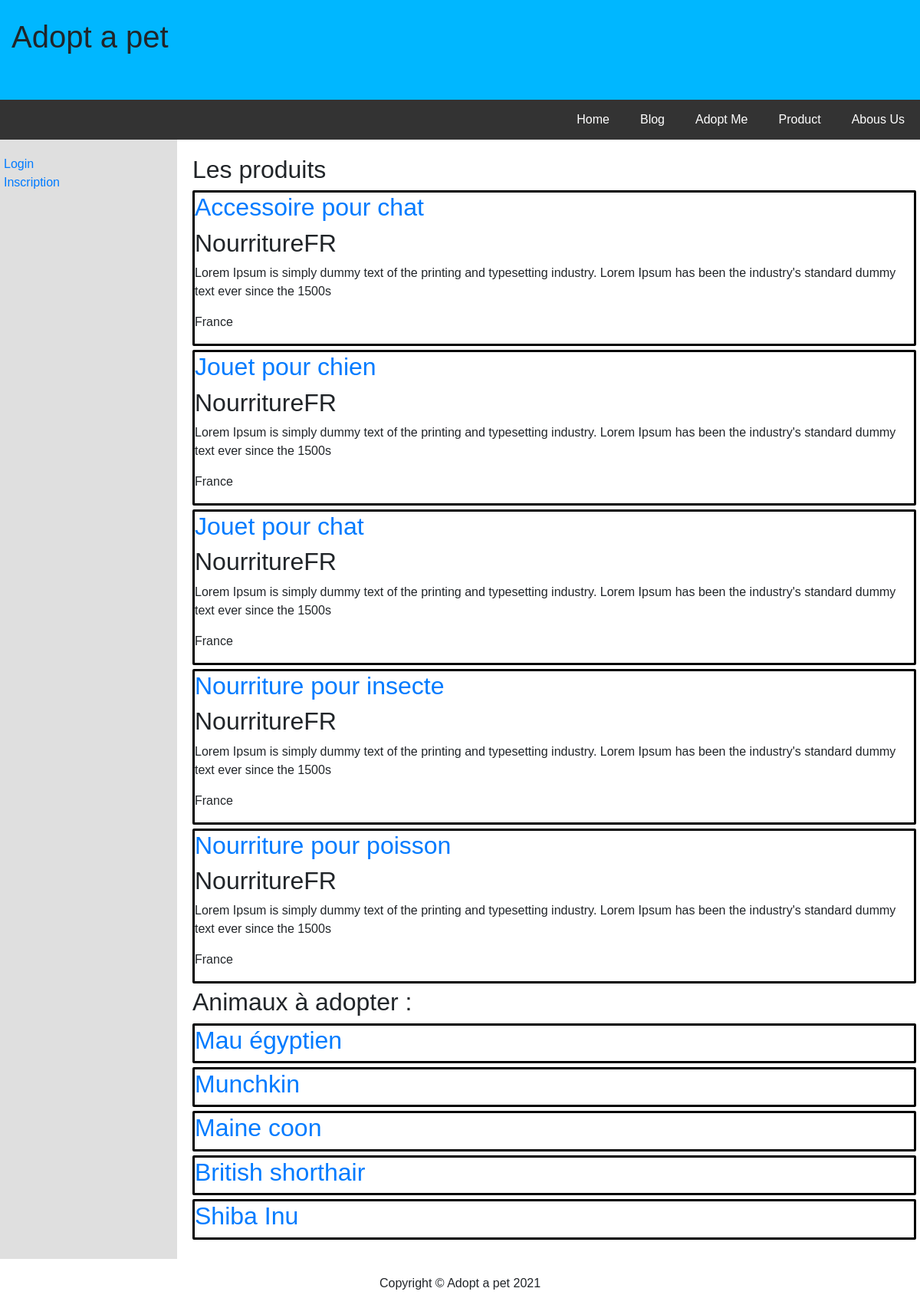
The page / on the database its author committed.
### tables this page shows
CREATE TABLE IF NOT EXISTS `produit` (
  `Id_produit` int NOT NULL AUTO_INCREMENT,
  `Nom_produit` varchar(50) NOT NULL,
  `Quantite_produit` int NOT NULL,
  `Poids_produit` decimal(15,2) NOT NULL,
  `Type_produit` varchar(50) NOT NULL,
  `Prix_produit` decimal(15,2) NOT NULL,
  `Description_produit` varchar(255) DEFAULT NULL,
  `Marque_produit` varchar(50) DEFAULT NULL,
  `Origine_produit` varchar(50) DEFAULT NULL,
  `Date_publier` datetime NOT NULL,
  `Id_familleproduit` int DEFAULT NULL,
  `Id_utilisateur` int DEFAULT NULL,
  PRIMARY KEY (`Id_produit`),
  KEY `Id_familleproduit` (`Id_familleproduit`),
  KEY `Id_utilisateur` (`Id_utilisateur`)
);

CREATE TABLE IF NOT EXISTS `animaux` (
  `Id_animal` int NOT NULL AUTO_INCREMENT,
  `Nom_animal` varchar(50) NOT NULL,
  `Age` int NOT NULL,
  `Date_naissance` date NOT NULL,
  `Poids_animal` decimal(15,2) NOT NULL,
  `Type_animal` varchar(50) NOT NULL,
  `Description_animal` varchar(255) DEFAULT NULL,
  `Origine_animal` varchar(50) DEFAULT NULL,
  `Adopter` tinyint(1) NOT NULL,
  `Date_adoption` datetime DEFAULT NULL,
  `Id_familleanimaux` int DEFAULT NULL,
  `Id_utilisateur` int DEFAULT NULL,
  PRIMARY KEY (`Id_animal`),
  KEY `Id_familleanimaux` (`Id_familleanimaux`),
  KEY `Id_utilisateur` (`Id_utilisateur`)
);

### core/Defaut/DefaultController.php (called while the page is built, shortened)
<?php
abstract class DefaultController{
    public function render($path, $attributes = [])
    {
        extract($attributes);
        include ROOT . "templates/$path.php";
    }
}

### src/Controller/HomeController.php (called while the page is built, shortened)
<?php
class HomeController extends DefaultController{
    public function __construct(){
        $this->db = new Database();
    }
    public function index()
    {
        $results = $this->db->getData("SELECT * FROM Produit ORDER BY Id_produit DESC limit 5", "Produit");
        $animaux = $this->db->getData("SELECT * FROM Animaux WHERE Adopter = False ORDER BY Id_animal DESC limit 5", "Animaux");
        $this->render("base", [
            "results" => $results,
            "animaux" => $animaux
        ]);
    }
}

### public/Index.php (called while the page is built, shortened)
<?php
require ROOT. "router/router.php";

### config/config.php (called while the page is built)
<?php
$config = [
    "host" => "localhost",
    "dbname" => "poophpsite",
    "user" => "root",
    "pwd" => ""
];

### core/Database/Database.php (called while the page is built, shortened)
<?php
class Database {
    private $host;
    private $dbname;
    private $user;
    private $pwd;
    private $pdo;
    public function __construct(){
        try {
            $this->pdo = new \PDO("mysql:host=$this->host;dbname=$this->dbname;port=3308", $this->user, $this->pwd, [
                \PDO::ATTR_ERRMODE => \PDO::ERRMODE_EXCEPTION
            ]);
        } catch (\PDOException $e) {
            echo $e->getMessage();
        }
    }
    private function getConfig(){
        require ROOT . "config/config.php";
    }
    public function getData(string $statement, $classe, $one = false){
        $query = $this->pdo->query($statement, \PDO::FETCH_CLASS, "App\Entity\\".$classe);
        $data = "";
        if($one){
            $data = $query->fetch();
        } else {
            $data = $query->fetchAll();
        }
        return $data;
    }
}

### src/Entity/Produit.php (called while the page is built, shortened)
<?php
class Produit extends DefaultEntity{
    private $Id_produit;
    private $Nom_produit;
    private $Description_produit;
    private $Marque_produit;
    private $Origine_produit;
    public function getIdProduit()
    {
        return $this->Id_produit;
    }
    public function getNomProduit()
    {
        return $this->Nom_produit;
    }
    public function getDescriptionProduit()
    {
        return $this->Description_produit;
    }
    public function getMarqueProduit()
    {
        return $this->Marque_produit;
    }
    public function getOrigineProduit()
    {
        return $this->Origine_produit;
    }
}

### src/Entity/Animaux.php (called while the page is built, shortened)
<?php
class Animaux extends DefaultEntity{
    private $Id_animal;
    private $Nom_animal;
    private $Adopter;
    public function getId_animal()
    {
        return $this->Id_animal;
    }
    public function getNomAnimal()
    {
        return $this->Nom_animal;
    }
    public function getAdopter()
    {
        return $this->Adopter;
    }
}

### templates/base.php (the view, shortened to what this page needs)
<?php
require_once ROOT. "templates/header.php";
?>
<h2>Les produits</h2>
<?php foreach( $results as $result): ?>
<div class="article">
    <h2><a href="index.php?method=getProduit&id=<?= $result->getIdProduit() ?>"><?= $result->getNomProduit() ?></a></h2>
    <h2><?= $result->getMarqueProduit() ?></h2>
    <p><?= $result->getDescriptionProduit() ?></p>
    <p><?= $result->getOrigineProduit() ?></p>
</div>
<?php endforeach ?>
<h2>Animaux à adopter :</h2>
<?php foreach( $animaux as $animal):?>
    <?php if (!$animal->getAdopter()):?>
        <div class="animaux">
            <h2><a href="index.php?method=getAnimal&id=<?= $animal->getId_animal() ?>"><?= $animal->getNomAnimal() ?></a></h2>
        </div>
    <?php endif; ?>
<?php endforeach ?>
<?php
require_once ROOT. "templates/footer.php";
?>

### router/router.php (shortened to what this page needs)
<?php
if(!empty($_GET) && isset($_GET["method"])){
    if($_GET["method"] === "getArticles"){
        $controller = new ArticleController();
        $controller->index();
    } else if($_GET["method"] === "getArticle" && isset($_GET["id"])) {
        $controller = new ArticleController();
        $controller->single($_GET["id"]);
    } else if($_GET["method"] === "getProduits"){
        $controller = new ProduitController();
        $controller->index();
    } else if($_GET["method"] === "getProduit" && isset($_GET["id"])) {
        $controller = new ProduitController();
        $controller->single($_GET["id"]);
    } else if($_GET["method"] === "createProduit"){
        $controller = new ProduitController();
        $controller->create($_POST);
    }else if($_GET["method"] === "updateProduit" && isset($_GET["id"])){
        $controller = new ProduitController();
        $controller->update($_GET["id"],$_POST);
    }else if($_GET["method"] === "deleteProduit" && isset($_GET["id"])){
        $controller = new ProduitController();
        $controller->delete($_GET["id"]);
    } else if($_GET["method"] === "dons"){
        $controller = new DonsController();
        $controller->create($_POST);
    } else if($_GET["method"] === "donsAdmin"){
        $controller = new DonsController();
        $controller->index();
    }  else if ($_GET["method"] === "getAnimaux") {
        $controller = new AnimauxController;
        $controller->list();
    } else if ($_GET["method"] === "getAnimal" && isset($_GET["id"])) {
        $controller = new AnimauxController;
        $controller->single($_GET["id"]);
    } else if ($_GET["method"] === "createAnimal") {
        $controller = new AnimauxController;
        $controller->create($_POST);
    } else if ($_GET["method"] === "AdoptAnimal" && isset($_GET["id"])) {
        $controller = new AnimauxController;
        $controller->adopt($_GET["id"]);
    } else if ($_GET["method"] === "deleteAnimal" && isset($_GET["id"])) {
        $controller = new AnimauxController;
        $controller->delete($_GET["id"]);
    } else if ($_GET["method"] === "register") {
        $controller = new UserController;
        $controller->register($_POST);
    } else if ($_GET["method"] === "login") {
        $controller = new LoginController;
        $controller->login($_POST);
    } else if ($_GET["method"] === "deconnexion") {
        $controller = new LoginController;
        $controller->deconnexion();
    }
}else {
    $controller = new HomeController();
    $controller->index();
}

### templates/header.php (shortened to what this page needs)
<!DOCTYPE html>
<html lang="fr">
<head>
    <link rel='stylesheet' href='https://maxcdn.bootstrapcdn.com/bootstrap/4.0.0/css/bootstrap.min.css'
>
    <link rel="stylesheet" href="<?= ROOT. "templates/style.css" ?>">
</head>
<body>
    <div id="header">
        <img src="https://fakeimg.pl/150x100" alt=""><h1>Adopt a pet</h1>
    </div>
    <div id="navbar">
        <a href="index.php">Home</a>
        <a href="index.php?method=getArticles">Blog</a>
        <a href="index.php?method=getAnimaux">Adopt Me</a>
        <a href="index.php?method=getProduits">Product</a>
        <a href="index.php?method=dons">Abous Us</a>
    </div>
    <div class="row">
        <div class="sidebar">
            <?php if (isset($_SESSION["email"])):?>
                <a href="index.php?method=deconnexion">Deconnexion</a>
            <?php else:?>
                <a href="index.php?method=login">Login</a>
                <a href="index.php?method=register">Inscription</a>
            <?php endif; ?>
        </div>
        <div class="main">

### templates/footer.php
</div>
<footer class='bg-white sticky-footer'>
    <div class='container my-auto'>
        <div class='text-center my-auto copyright'><span>Copyright © Adopt a pet 2021</span></div>
    </div>
</footer>
</body>
</html>

### templates/style.css (style rules this page uses)
* { box-sizing: border-box; }
body { font-family: Arial; margin: 0; }
#header { display: flex; background-color: rgb(0, 183, 255); padding-bottom: 50px; }
#navbar { display: flex; flex-direction: row; flex-wrap: wrap; justify-content: flex-end; background-color: #333; }
#navbar a { color: white; padding: 14px 20px; text-decoration: none; text-align: center; }
.row { display: flex; flex-wrap: wrap; }
.sidebar { flex: 20%; background-color: rgb(223, 223, 223); padding: 20px; }
.main { flex: 80%; background-color: white; padding: 20px; }
.article { border-style: solid; border-color: black; border-radius: 2px; }

### templates/header.php (style rules this page uses)
* { box-sizing: border-box; }
body { font-family: Arial; margin: 0; }
#header { display: flex; background-color: rgb(0, 183, 255); }
#header>h1 { padding-top:2%; padding-left: 15px }
#navbar { display: flex; flex-direction: row; flex-wrap: wrap; justify-content: flex-end; background-color: #333; }
#navbar a { color: white; padding: 14px 20px; text-decoration: none; text-align: center; }
.row { display: flex; flex-wrap: wrap; }
.sidebar { flex: 20%; background-color: rgb(223, 223, 223); padding: 20px; }
.main { flex: 80%; background-color: white; padding: 20px; }
.article, .animaux { border-style: solid; border-color: black; border-radius: 2px; margin-bottom: 5px; }
footer { padding: 20px; text-align: center; background: #ddd; margin: 0 auto; }

### rows shown on the page
produit: Nom_produit "Accessoire pour chat", Marque_produit "NourritureFR", Description_produit "Lorem Ipsum is simply dummy text of the printing and typesetting industry. Lorem Ipsum has been the industry's standard dummy text ever since the 1500s", Origine_produit "France"
produit: Nom_produit "Jouet pour chien", Marque_produit "NourritureFR", Description_produit "Lorem Ipsum is simply dummy text of the printing and typesetting industry. Lorem Ipsum has been the industry's standard dummy text ever since the 1500s", Origine_produit "France"
produit: Nom_produit "Jouet pour chat", Marque_produit "NourritureFR", Description_produit "Lorem Ipsum is simply dummy text of the printing and typesetting industry. Lorem Ipsum has been the industry's standard dummy text ever since the 1500s", Origine_produit "France"
produit: Nom_produit "Nourriture pour insecte", Marque_produit "NourritureFR", Description_produit "Lorem Ipsum is simply dummy text of the printing and typesetting industry. Lorem Ipsum has been the industry's standard dummy text ever since the 1500s", Origine_produit "France"
produit: Nom_produit "Nourriture pour poisson", Marque_produit "NourritureFR", Description_produit "Lorem Ipsum is simply dummy text of the printing and typesetting industry. Lorem Ipsum has been the industry's standard dummy text ever since the 1500s", Origine_produit "France"
animaux: Nom_animal "Mau égyptien"
animaux: Nom_animal "Munchkin"
animaux: Nom_animal "Maine coon"
animaux: Nom_animal "British shorthair"
animaux: Nom_animal "Shiba Inu"
